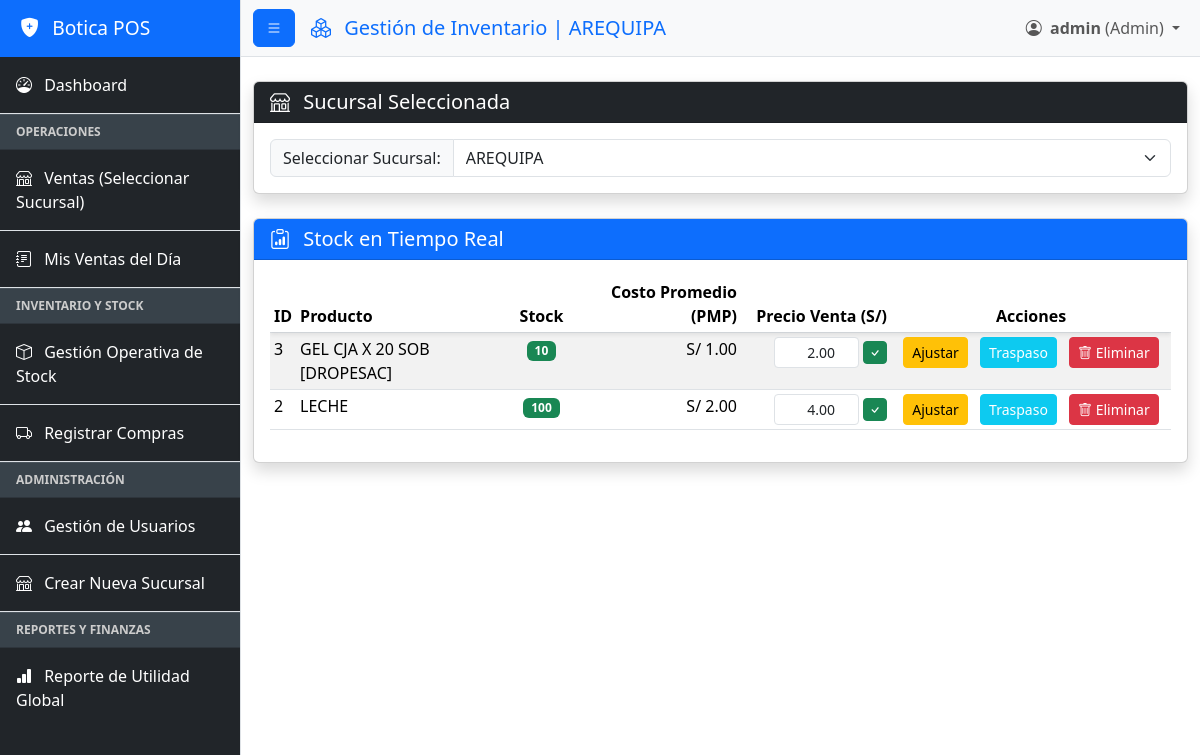
The page /gestion-stock?farmacia_id=2 (signed in) on the database its author committed.
### app.py (models this page shows, shortened)
class Farmacia(db.Model):
    id = db.Column(db.Integer, primary_key=True)
    nombre = db.Column(db.String(100), unique=True, nullable=False)
    inventario_rel = db.relationship('Inventario', back_populates='farmacia_rel', cascade="all, delete-orphan")
    empleados_rel = db.relationship('User', back_populates='farmacia', cascade="all, delete-orphan")
    ventas_rel = db.relationship('Sale', back_populates='sucursal_venta_rel', cascade="all, delete-orphan")

class User(UserMixin, db.Model):
    id = db.Column(db.Integer, primary_key=True)
    username = db.Column(db.String(80), unique=True, nullable=False)
    password_hash = db.Column(db.String(255), nullable=False)
    role = db.Column(db.String(50), default='Empleado', nullable=False)
    farmacia_id = db.Column(db.Integer, db.ForeignKey('farmacia.id'), nullable=True)
    farmacia = db.relationship('Farmacia', back_populates='empleados_rel')
    ventas_realizadas = db.relationship('Sale', back_populates='vendedor_rel')
    ajustes_realizados = db.relationship('AjusteStock', back_populates='user_rel', foreign_keys='[AjusteStock.user_id]')

class Inventario(db.Model):
    id = db.Column(db.Integer, primary_key=True)
    farmacia_id = db.Column(db.Integer, db.ForeignKey('farmacia.id'), nullable=False)
    nombre = db.Column(db.String(255), nullable=False)
    stock = db.Column(db.Integer, default=0)
    precio_de_venta = db.Column(db.Float, default=0.0) # Precio final al público
    costo_promedio = db.Column(db.Float, default=0.0) # Costo Promedio Ponderado (PMP)
    farmacia_rel = db.relationship('Farmacia', back_populates='inventario_rel')
    compras_rel = db.relationship('Compra', back_populates='inventario_rel', cascade="all, delete-orphan")
    ventas_rel = db.relationship('Sale', back_populates='inventario', cascade="all, delete-orphan")
    ajustes_stock = db.relationship('AjusteStock', back_populates='inventario_rel', cascade="all, delete-orphan") # Nuevo
    __table_args__ = (db.UniqueConstraint('farmacia_id', 'nombre', name='_farmacia_nombre_uc'),)

### app.py (the view)
@app.route('/gestion-stock', methods=['GET'])
@login_required
@admin_required
def gestion_stock():
    farmacia_id = request.args.get('farmacia_id', type=int)
    todas_las_farmacias = Farmacia.query.all()
    if not todas_las_farmacias:
        return render_template('gestion_stock.html',
                               farmacia_nombre='No hay Sucursales',
                               inventario=[],
                               farmacias_para_selector=[],
                               farmacia_id=None)
    if farmacia_id is None or farmacia_id == 0:
        farmacia_id = todas_las_farmacias[0].id
    farmacia = db.session.get(Farmacia, farmacia_id)
    if not farmacia:
        flash('Sucursal no encontrada.', 'danger')
        farmacia = todas_las_farmacias[0]
        farmacia_id = farmacia.id
    farmacia_nombre = farmacia.nombre
    inventario_actual = Inventario.query.filter_by(farmacia_id=farmacia_id).all()
    inventario_list = []
    for item in inventario_actual:
        inventario_list.append({
            'id': item.id,
            'nombre': item.nombre,
            'stock': item.stock,
            'pmp': f"S/ {item.costo_promedio:.2f}",
            'precio_venta': f"S/ {item.precio_de_venta:.2f}"
        })
    return render_template('gestion_stock.html',
                           farmacia_nombre=farmacia_nombre,
                           inventario=inventario_list,
                           farmacias_para_selector=todas_las_farmacias,
                           farmacia_id=farmacia_id)

### app.py (called while the page is built, shortened)
def admin_required(f):
    @wraps(f)
    def decorated_function(*args, **kwargs):
        if current_user.role != 'Admin':
            flash('Acceso denegado. Se requiere rol de Administrador.', 'danger')
            return redirect(url_for('dashboard'))
        return f(*args, **kwargs)
    return decorated_function

@login_manager.user_loader
def load_user(user_id):
    return db.session.get(User, int(user_id))

@app.before_request
def create_default_data():
    if request.path.startswith('/static') or request.path.startswith('/favicon'):
        return
    with app.app_context():
        db.create_all()
        if User.query.filter_by(username='admin').first() is None:
            admin = User(username='admin', role='Admin')
            admin.set_password('adminpass')
            db.session.add(admin)
            db.session.commit()
        farmacia_central = Farmacia.query.filter_by(nombre='Farmacia Central').first()

### templates/gestion_stock.html (shortened to what this page needs)
{% extends "base.html" %}
{% block page_heading %}
    <i class="bi bi-boxes me-2"></i> Gestión de Inventario | {{ farmacia_nombre }}
{% endblock %}
{% block content %}
<div class="card shadow mb-4">
    <div class="card-header bg-dark text-white">
        <h5 class="mb-0"><i class="bi bi-shop me-2"></i> Sucursal Seleccionada</h5>
    </div>
    <div class="card-body">
        <form method="GET" id="farmaciaSelectorForm">
            <div class="input-group">
                <label class="input-group-text" for="farmacia_select">Seleccionar Sucursal:</label>
                <select class="form-select" id="farmacia_select" name="farmacia_id" onchange="document.getElementById('farmaciaSelectorForm').submit();">
                    {% for farmacia in farmacias_para_selector %}
                        <option value="{{ farmacia.id }}" {% if farmacia.id == farmacia_id %}selected{% endif %}>
                            {{ farmacia.nombre }}
                        </option>
                    {% endfor %}
                </select>
            </div>
        </form>
    </div>
</div>
<div class="card shadow mb-4">
    <div class="card-header bg-primary text-white">
        <h5 class="mb-0"><i class="bi bi-clipboard-data me-2"></i> Stock en Tiempo Real</h5>
    </div>
    <div class="card-body">
        <div class="table-responsive" style="max-height: 600px; overflow-y: auto;">
            <table class="table table-striped table-hover table-sm">
                <thead class="sticky-top bg-light shadow-sm">
                    <tr>
                        <th>ID</th>
                        <th>Producto</th>
                        <th class="text-center">Stock</th>
                        <th class="text-end">Costo Promedio (PMP)</th>
                        <th class="text-end">Precio Venta (S/)</th>
                        <th class="text-center" style="min-width: 280px;">Acciones</th>
                    </tr>
                </thead>
                <tbody>
                    {% for item in inventario %}
                    <tr>
                        <td>{{ item.id }}</td>
                        <td>{{ item.nombre }}</td>
                        <td class="text-center">
                            <span class="badge
                                {% if item.stock <= 5 and item.stock > 0 %}bg-warning text-dark
                                {% elif item.stock == 0 %}bg-danger
                                {% else %}bg-success
                                {% endif %}">
                                {{ item.stock }}
                            </span>
                        </td>
                        <td class="text-end">{{ item.pmp }}</td>
                        <td class="text-end" style="min-width: 150px;">
                            <form method="POST" action="{{ url_for('modificar_precio_venta', inventario_id=item.id) }}" class="d-inline-flex align-items-center">
                                <input type="number" step="0.01" min="0" name="nuevo_precio"
                                    value="{{ '%.2f' | format(item.precio_venta | replace('S/ ', '') | float | default(0.00)) }}"
                                    class="form-control form-control-sm text-end me-1"
                                    style="width: 85px;" required>
                                <button type="submit" class="btn btn-sm btn-success p-0 px-1" title="Actualizar Precio">
                                    <i class="bi bi-check"></i>
                                </button>
                            </form>
                        </td>
                        <td class="text-center" style="min-width: 280px;">
                            <a href="{{ url_for('ajustar_stock', inventario_id=item.id) }}" class="btn btn-sm btn-warning me-2">Ajustar</a>
                            <a href="{{ url_for('traspaso_stock', inventario_id=item.id) }}" class="btn btn-sm btn-info text-white me-2">Traspaso</a>
                            <form method="POST" action="{{ url_for('eliminar_producto', producto_id=item.id) }}"
                                onsubmit="return confirm('¿Está seguro de que desea eliminar permanentemente el producto {{ item.nombre }}? Esta acción es IRREVERSIBLE y podría afectar reportes anteriores.');"
                                class="d-inline-block">
                                <button type="submit" class="btn btn-sm btn-danger">
                                    <i class="bi bi-trash"></i> Eliminar
                                </button>
                            </form>
                        </td>
                    </tr>
                    {% endfor %}
                </tbody>
            </table>
        </div>
    </div>
</div>
{% endblock %}

### templates/base.html (shortened to what this page needs)
<!doctype html>
<html lang="es">
<head>
    <link href="https://cdn.jsdelivr.net/npm/bootstrap@5.3.3/dist/css/bootstrap.min.css"
          rel="stylesheet"
>
    <link rel="stylesheet" href="https://cdn.jsdelivr.net/npm/bootstrap-icons@1.11.3/font/bootstrap-icons.min.css">
</head>
<body>
    <div class="d-flex" id="wrapper">
        {% if current_user.is_authenticated %}
        <div class="border-end bg-dark" id="sidebar-wrapper">
            <div class="sidebar-heading bg-primary text-white">
                <i class="bi bi-shield-fill-plus me-2"></i> Botica POS
            </div>
            <div class="list-group list-group-flush">
                <a href="{{ url_for('dashboard') }}" class="list-group-item list-group-item-action bg-dark text-white p-3">
                    <i class="bi bi-speedometer me-2"></i> Dashboard
                </a>
                <div class="sidebar-separator">Operaciones</div>
                {% if current_user.role == 'Admin' %}
                <a href="{{ url_for('seleccionar_farmacia_ventas') }}" class="list-group-item list-group-item-action bg-dark text-white p-3">
                    <i class="bi bi-shop me-2"></i> Ventas (Seleccionar Sucursal)
                </a>
                {% else %}
                <a href="{{ url_for('pantalla_ventas') }}" class="list-group-item list-group-item-action bg-dark text-white p-3">
                    <i class="bi bi-cart-fill me-2"></i> Ventas
                </a>
                {% endif %}
                {% if current_user.role == 'Empleado' or current_user.role == 'Admin' %}
                <a href="{{ url_for('mis_ventas') }}" class="list-group-item list-group-item-action bg-dark text-white p-3">
                    <i class="bi bi-journal-text me-2"></i> Mis Ventas del Día
                </a>
                {% endif %}
                {% if current_user.role == 'Admin' %}
                <div class="sidebar-separator">Inventario y Stock</div>
                <a href="{{ url_for('gestion_stock') }}" class="list-group-item list-group-item-action bg-dark text-white p-3">
                    <i class="bi bi-box me-2"></i> Gestión Operativa de Stock
                </a>
                <a href="{{ url_for('registro_compra') }}" class="list-group-item list-group-item-action bg-dark text-white p-3">
                    <i class="bi bi-truck me-2"></i> Registrar Compras
                </a>
                {% endif %}
                {% if current_user.role == 'Admin' %}
                <div class="sidebar-separator">Administración</div>
                <a href="{{ url_for('gestion_usuarios') }}" class="list-group-item list-group-item-action bg-dark text-white p-3">
                    <i class="bi bi-people-fill me-2"></i> Gestión de Usuarios
                </a>
                <a href="{{ url_for('agregar_farmacia') }}" class="list-group-item list-group-item-action bg-dark text-white p-3">
                    <i class="bi bi-shop me-2"></i> Crear Nueva Sucursal
                </a>
                {% endif %}
                {% if current_user.role == 'Admin' %}
                <div class="sidebar-separator">Reportes y Finanzas</div>
                <a href="{{ url_for('reporte_global') }}" class="list-group-item list-group-item-action bg-dark text-white p-3">
                    <i class="bi bi-bar-chart-fill me-2"></i> Reporte de Utilidad Global
                </a>
                {% endif %}
            </div>
        </div>
        {% endif %}
        <div id="page-content-wrapper">
            <nav class="navbar navbar-expand-lg navbar-light bg-light border-bottom">
                <div class="container-fluid">
                    {% if current_user.is_authenticated %}
                    <button class="btn btn-primary" id="sidebarToggle">
                        <i class="bi bi-list"></i>
                    </button>
                    {% endif %}
                    <h5 class="ms-3 mb-0 text-primary">{% block page_heading %}{% endblock %}</h5>
                    <div class="collapse navbar-collapse" id="navbarSupportedContent">
                        <ul class="navbar-nav ms-auto mt-2 mt-lg-0">
                            {% if current_user.is_authenticated %}
                            <li class="nav-item dropdown">
                                <a class="nav-link dropdown-toggle" href="#" id="navbarDropdown" role="button" data-bs-toggle="dropdown" aria-expanded="false">
                                    <i class="bi bi-person-circle me-1"></i>
                                    <b>{{ current_user.username }}</b> ({{ current_user.role }})
                                </a>
                            </li>
                            {% endif %}
                        </ul>
                    </div>
                </div>
            </nav>
            <div class="container-fluid mt-4">
                {% block content %}{% endblock %}
            </div>
        </div>
        </div>
</body>
</html>

### templates/base.html (style rules this page uses)
#sidebar-wrapper { min-height: 100vh; margin-left: -15rem; transition: margin .25s ease-out; }
#sidebar-wrapper .sidebar-heading { padding: 0.875rem 1.25rem; font-size: 1.2rem; }
#sidebar-wrapper .list-group { width: 15rem; }
.sidebar-separator { background-color: #38424a; color: #ccc; padding: 0.5rem 1rem; font-size: 0.75rem; text-transform: uppercase; font-weight: bold; border-top: 1px solid #4a545c; border-bottom: 1px solid #2e353c; }
#page-content-wrapper { min-width: 100vw; }
@media (min-width: 768px) { #sidebar-wrapper { margin-left: 0; } }
@media (min-width: 768px) { #page-content-wrapper { min-width: 0; width: 100%; } }

### rows shown on the page
Farmacia: nombre "AREQUIPA"
User: username "admin", role "Admin"
Inventario: id "3", nombre "GEL CJA X 20 SOB [DROPESAC]", stock "10", pmp "S/ 1.00", nuevo_precio "2.00"
Inventario: id "2", nombre "LECHE", stock "100", pmp "S/ 2.00", nuevo_precio "4.00"

### other values the page prints
form field farmacia_id "AREQUIPA"
